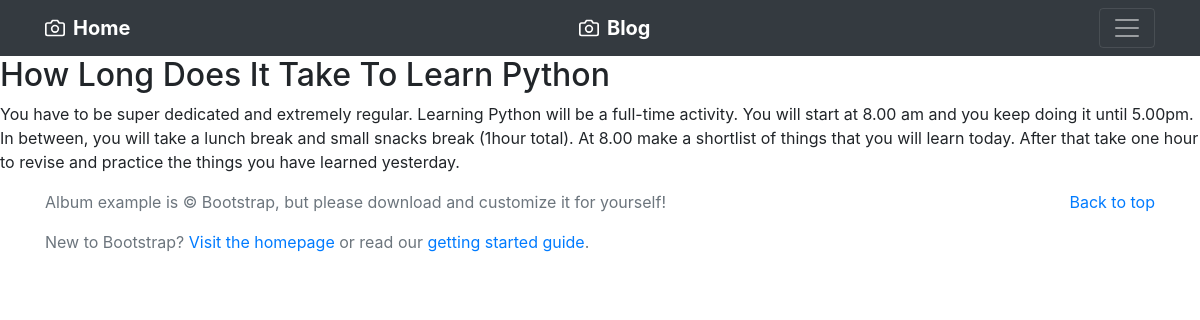
The app's page /blog/5 with its own data.
### blog/models.py (models this page shows, shortened)
class Blog(models.Model):
    title = models.CharField(max_length=200)
    description = models.TextField()
    date = models.DateField()

### blog/views.py (the view)
# urls.py: path('<int:blog_id>', views.blog_detail, name="blog_detail"),
def blog_detail(request, blog_id):
    blog = get_object_or_404(Blog, pk=blog_id)
    return render(request, 'blog/blog_detail.html',{'blog':blog})

### blog/templates/blog/blog_detail.html
{% extends "base.html" %}
{% block content %}
<h2>{{blog.title}} </h2>
<p> {{blog.description}}</p>
{% endblock %}

### records on screen
Blog: title "How Long Does It Take To Learn Python", description "You have to be super dedicated and extremely regular. Learning Python will be a full-time activity. You will start at 8.00 am and you keep doing it until 5.00pm. In between, you will take a lunch break and small snacks break (1hour total). At 8.00 make a shortlist of things that you will learn today. After that take one hour to revise and practice the things you have learned yesterday."
